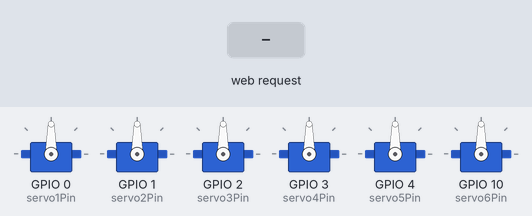
The sketch below on a simulated ESP32. Parts: 6 × servo. The test bench sets the inputs (shaded band). WiFi joins after 1.5 s; servers stay silent unless stated; what the sketch prints to the serial monitor is not drawn.

Above: at 3.2 s.
3.3 s: HTTP request GET /servo1?value=1 received
At 4.5 s:
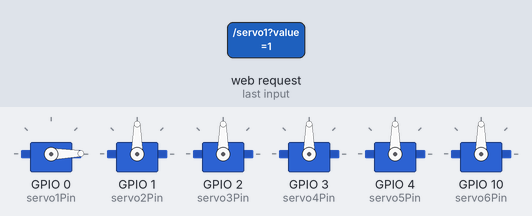
4.8 s: HTTP request GET /servo1?value=120 received
At 5.7 s:
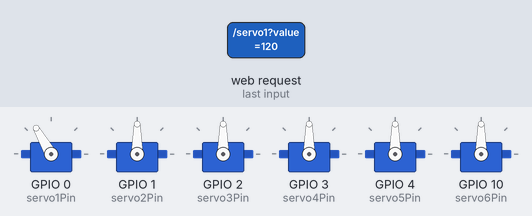
6.3 s: HTTP request GET /servo2?value=1 received
At 6.8 s:
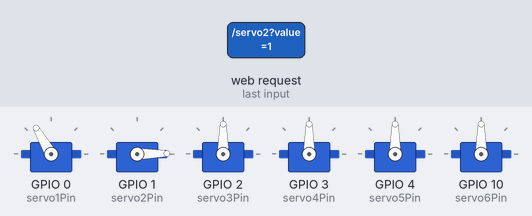
7.8 s: HTTP request GET /servo1?value=0 received
At 9.0 s:
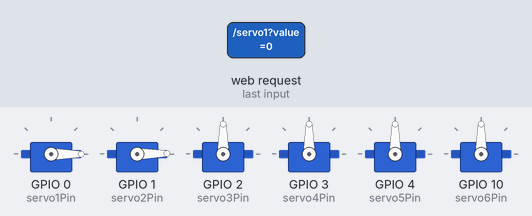
9.3 s: HTTP request GET /servo2?value=120 received
At 10.3 s:
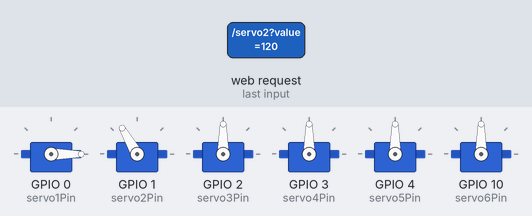
10.8 s: HTTP request GET /servo3?value=1 received
At 11.5 s:
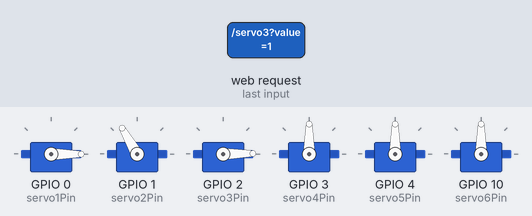
Timing chart, 0 to 13.3 s (numbered marks = the images above; inputs shaded):
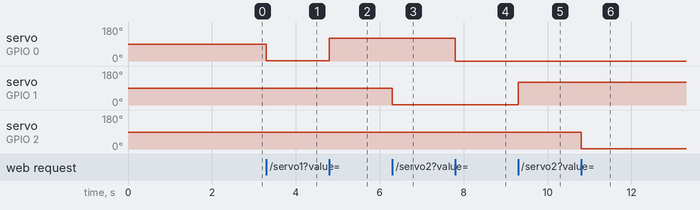

Measured:
- after the input at 3.3 s, servo on GPIO 0 (servo1Pin): 90° → 1° at once
- after the input at 4.8 s, servo on GPIO 0 (servo1Pin): 1° → 120° at once
- after the input at 6.3 s, servo on GPIO 1 (servo2Pin): 90° → 1° at once
- after the input at 7.8 s, servo on GPIO 0 (servo1Pin): 120° → 0° at once
- after the input at 9.3 s, servo on GPIO 1 (servo2Pin): 1° → 120° at once
- after the input at 10.8 s, servo on GPIO 2 (servo3Pin): 90° → 1° at once

The sketch:

bratV1.ino
```cpp
#include <WiFi.h>
#include <WebServer.h>
#include <ESP32Servo.h>

// Configurare WiFi
const char* ssid = "Tenda_E2CC60";
const char* password = "feelagain755";

// Creare obiecte Servo
Servo servo1;
Servo servo2;
Servo servo3;
Servo servo4;
Servo servo5;
Servo servo6;

// Pinii pentru servomotoare
int servo1Pin = 0;
int servo2Pin = 1;
int servo3Pin = 2;
int servo4Pin = 3;
int servo5Pin = 4;
int servo6Pin = 10;

// Variabile pentru poziția servomotoarelor
int servo1Pos = 90;
int servo2Pos = 90;
int servo3Pos = 90;
int servo4Pos = 90;
int servo5Pos = 90;
int servo6Pos = 90;

// Creare server web
WebServer server(80);

// Pagina HTML cu slider-uri și afișaj unghiuri
const char index_html[] PROGMEM = R"rawliteral(
<!DOCTYPE HTML>
<html>
<head>
  <title>Control Brat Robotic</title>
  <style>
    .slider { width: 100%; }
    .angle { font-weight: bold; }
  </style>
</head>
<body>
  <h1>Control Brat Robotic</h1>
  <p>Servo 1: <input type="range" min="0" max="360" value="90" class="slider" id="servo1"> <span class="angle" id="angle1">90</span>°</p>
  <p>Servo 2: <input type="range" min="0" max="180" value="90" class="slider" id="servo2"> <span class="angle" id="angle2">90</span>°</p>
  <p>Servo 3: <input type="range" min="0" max="180" value="90" class="slider" id="servo3"> <span class="angle" id="angle3">90</span>°</p>
  <p>Servo 4: <input type="range" min="0" max="180" value="90" class="slider" id="servo4"> <span class="angle" id="angle4">90</span>°</p>
  <p>Servo 5: <input type="range" min="0" max="360" value="90" class="slider" id="servo5"> <span class="angle" id="angle5">90</span>°</p>
  <p>Servo 6: <input type="range" min="0" max="180" value="90" class="slider" id="servo6"> <span class="angle" id="angle6">90</span>°</p>
  <script>
    // Funcție pentru a actualiza unghiurile
    function updateAngles() {
      fetch("/angles")
        .then(response => response.json())
        .then(data => {
          document.getElementById("angle1").textContent = data.servo1;
          document.getElementById("angle2").textContent = data.servo2;
          document.getElementById("angle3").textContent = data.servo3;
          document.getElementById("angle4").textContent = data.servo4;
          document.getElementById("angle5").textContent = data.servo5;
          document.getElementById("angle6").textContent = data.servo6;
        });
    }

    // Actualizează unghiurile la fiecare secundă
    setInterval(updateAngles, 1000);

    // Funcții pentru a trimite comenzi la server
    document.getElementById("servo1").oninput = function() {
      fetch("/servo1?value=" + this.value);
    }
    document.getElementById("servo2").oninput = function() {
      fetch("/servo2?value=" + this.value);
    }
    document.getElementById("servo3").oninput = function() {
      fetch("/servo3?value=" + this.value);
    }
    document.getElementById("servo4").oninput = function() {
      fetch("/servo4?value=" + this.value);
    }
    document.getElementById("servo5").oninput = function() {
      fetch("/servo5?value=" + this.value);
    }
    document.getElementById("servo6").oninput = function() {
      fetch("/servo6?value=" + this.value);
    }
  </script>
</body>
</html>
)rawliteral";

void setup() {
  // Inițializare Serial
  Serial.begin(115200);

  // Conectare la WiFi
  WiFi.begin(ssid, password);
  while (WiFi.status() != WL_CONNECTED) {
    delay(1000);
    Serial.println("Conectare la WiFi...");
  }
  Serial.println("Conectat la WiFi");
  Serial.println(WiFi.localIP());

  // Atasare servomotoare la pini
  servo1.attach(servo1Pin);
  servo2.attach(servo2Pin);
  servo3.attach(servo3Pin);
  servo4.attach(servo4Pin);
  servo5.attach(servo5Pin);
  servo6.attach(servo6Pin);

  // Setare poziții inițiale
  servo1.write(servo1Pos);
  servo2.write(servo2Pos);
  servo3.write(servo3Pos);
  servo4.write(servo4Pos);
  servo5.write(servo5Pos);
  servo6.write(servo6Pos);

  // Configurare rute server web
  server.on("/", HTTP_GET, []() {
    server.send_P(200, "text/html", index_html);
  });

  server.on("/servo1", HTTP_GET, []() {
    if (server.hasArg("value")) {
      servo1Pos = server.arg("value").toInt();
      servo1.write(servo1Pos);
    }
    server.send(200, "text/plain", "OK");
  });

  server.on("/servo2", HTTP_GET, []() {
    if (server.hasArg("value")) {
      servo2Pos = server.arg("value").toInt();
      servo2.write(servo2Pos);
    }
    server.send(200, "text/plain", "OK");
  });

  server.on("/servo3", HTTP_GET, []() {
    if (server.hasArg("value")) {
      servo3Pos = server.arg("value").toInt();
      servo3.write(servo3Pos);
    }
    server.send(200, "text/plain", "OK");
  });

  server.on("/servo4", HTTP_GET, []() {
    if (server.hasArg("value")) {
      servo4Pos = server.arg("value").toInt();
      servo4.write(servo4Pos);
    }
    server.send(200, "text/plain", "OK");
  });

  server.on("/servo5", HTTP_GET, []() {
    if (server.hasArg("value")) {
      servo5Pos = server.arg("value").toInt();
      servo5.write(servo5Pos);
    }
    server.send(200, "text/plain", "OK");
  });

  server.on("/servo6", HTTP_GET, []() {
    if (server.hasArg("value")) {
      servo6Pos = server.arg("value").toInt();
      servo6.write(servo6Pos);
    }
    server.send(200, "text/plain", "OK");
  });

  // Rută pentru a obține unghiurile curente
  server.on("/angles", HTTP_GET, []() {
    String json = "{";
    json += "\"servo1\":" + String(servo1.read()) + ",";
    json += "\"servo2\":" + String(servo2.read()) + ",";
    json += "\"servo3\":" + String(servo3.read()) + ",";
    json += "\"servo4\":" + String(servo4.read()) + ",";
    json += "\"servo5\":" + String(servo5.read()) + ",";
    json += "\"servo6\":" + String(servo6.read());
    json += "}";
    server.send(200, "application/json", json);
  });

  // Pornire server
  server.begin();
}

void loop() {
  server.handleClient();
}
```
